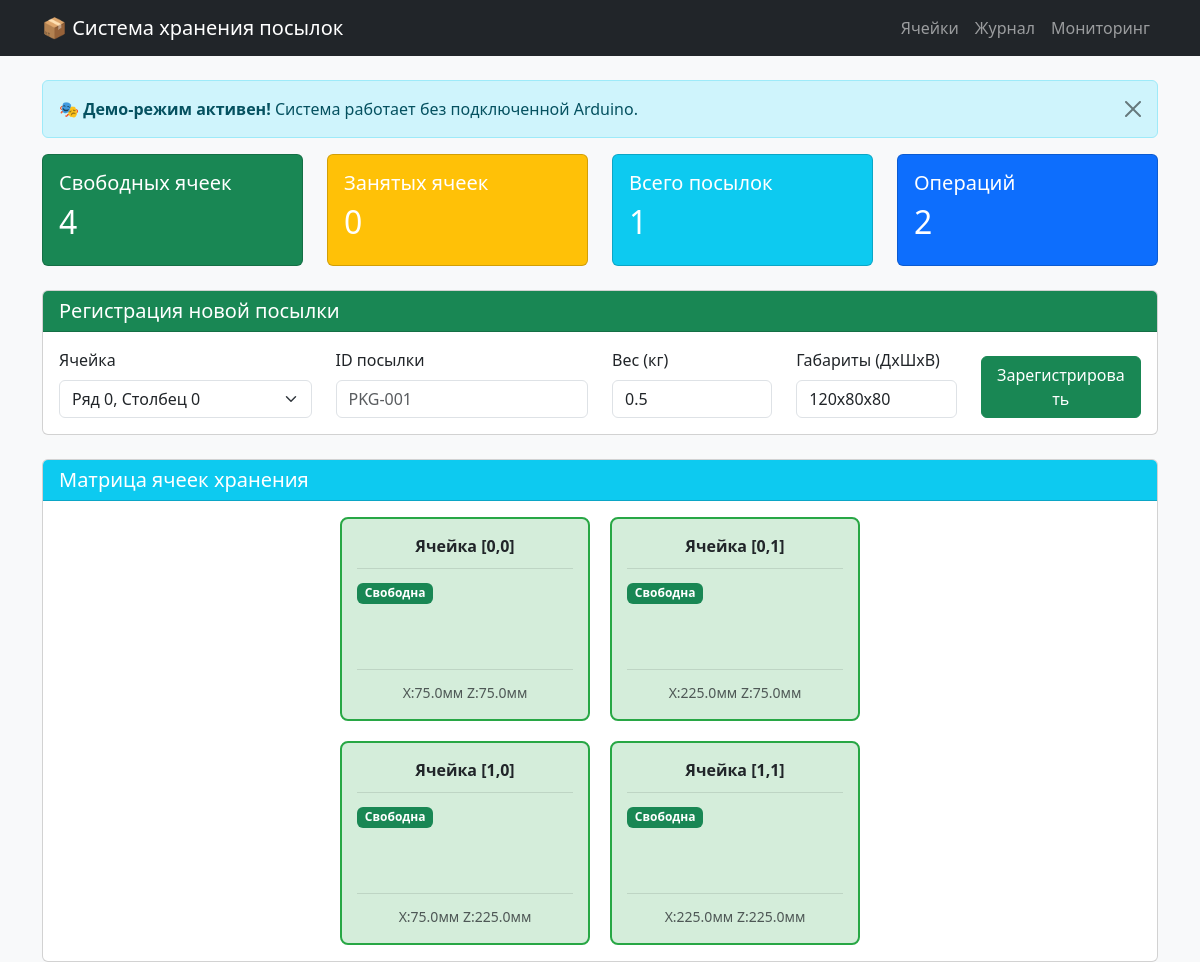
The page / on the database its author committed.
### tables this page shows
CREATE TABLE cells (
                id INTEGER PRIMARY KEY AUTOINCREMENT,
                row INTEGER NOT NULL,
                col INTEGER NOT NULL,
                x_coord REAL NOT NULL,
                z_coord REAL NOT NULL,
                status TEXT NOT NULL DEFAULT 'free',
                package_id TEXT,
                registered_at TIMESTAMP,
                UNIQUE(row, col)
            );

### app.py (the view)
@app.route('/')
def index():
    cells = db.get_all_cells()
    stats = db.get_system_stats()
    return render_template('index.html', cells=cells, stats=stats,
                          demo_mode=Config.DEMO_MODE)

### database.py (called while the page is built)
    def get_connection(self):
        conn = sqlite3.connect(self.db_path)
        conn.row_factory = sqlite3.Row
        return conn

    def get_all_cells(self) -> List[Dict]:
        conn = self.get_connection()
        cursor = conn.cursor()
        cursor.execute('SELECT * FROM cells ORDER BY row, col')
        cells = [dict(row) for row in cursor.fetchall()]
        conn.close()
        return cells

    def get_system_stats(self) -> Dict:
        conn = self.get_connection()
        cursor = conn.cursor()
        cursor.execute('SELECT COUNT(*) FROM cells WHERE status = "free"')
        free_cells = cursor.fetchone()[0]
        cursor.execute('SELECT COUNT(*) FROM cells WHERE status = "occupied"')
        occupied_cells = cursor.fetchone()[0]
        cursor.execute('SELECT COUNT(*) FROM packages')
        total_packages = cursor.fetchone()[0]
        cursor.execute('SELECT COUNT(*) FROM operations_log')
        total_operations = cursor.fetchone()[0]
        conn.close()
        return {
            'free_cells': free_cells,
            'occupied_cells': occupied_cells,
            'total_cells': free_cells + occupied_cells,
            'total_packages': total_packages,
            'total_operations': total_operations
        }

### templates/index.html (shortened to what this page needs)
{% extends "base.html" %}
{% block content %}
{% if demo_mode %}
<div class="alert alert-info alert-dismissible fade show">
    <strong>🎭 Демо-режим активен!</strong> Система работает без подключенной Arduino.
    <button type="button" class="btn-close" data-bs-dismiss="alert"></button>
</div>
{% endif %}
<div class="row mb-4">
    <div class="col-md-3">
        <div class="card text-white bg-success">
            <div class="card-body">
                <h5 class="card-title">Свободных ячеек</h5>
                <h2>{{ stats.free_cells }}</h2>
            </div>
        </div>
    </div>
    <div class="col-md-3">
        <div class="card text-white bg-warning">
            <div class="card-body">
                <h5 class="card-title">Занятых ячеек</h5>
                <h2>{{ stats.occupied_cells }}</h2>
            </div>
        </div>
    </div>
    <div class="col-md-3">
        <div class="card text-white bg-info">
            <div class="card-body">
                <h5 class="card-title">Всего посылок</h5>
                <h2>{{ stats.total_packages }}</h2>
            </div>
        </div>
    </div>
    <div class="col-md-3">
        <div class="card text-white bg-primary">
            <div class="card-body">
                <h5 class="card-title">Операций</h5>
                <h2>{{ stats.total_operations }}</h2>
            </div>
        </div>
    </div>
</div>
<div class="card mb-4">
    <div class="card-header bg-success text-white">
        <h5 class="mb-0">Регистрация новой посылки</h5>
    </div>
    <div class="card-body">
        <form id="register-form">
            <div class="row">
                <div class="col-md-3">
                    <label class="form-label">Ячейка</label>
                    <select class="form-select" name="cell_id" required>
                        {% for cell in cells %}
                        {% if cell.status == 'free' %}
                        <option value="{{ cell.id }}">Ряд {{ cell.row }}, Столбец {{ cell.col }}</option>
                        {% endif %}
                        {% endfor %}
                    </select>
                </div>
                <div class="col-md-3">
                    <label class="form-label">ID посылки</label>
                    <input type="text" class="form-control" name="package_id" placeholder="PKG-001" required>
                </div>
                <div class="col-md-2">
                    <label class="form-label">Вес (кг)</label>
                    <input type="number" class="form-control" name="weight" step="0.1" max="1.0" value="0.5" required>
                </div>
                <div class="col-md-2">
                    <label class="form-label">Габариты (ДxШxВ)</label>
                    <input type="text" class="form-control" name="dimensions" placeholder="120x80x80" value="120x80x80" required>
                </div>
                <div class="col-md-2 d-flex align-items-end">
                    <button type="submit" class="btn btn-success w-100">Зарегистрировать</button>
                </div>
            </div>
        </form>
    </div>
</div>
<div class="card">
    <div class="card-header bg-info text-white">
        <h5 class="mb-0">Матрица ячеек хранения</h5>
    </div>
    <div class="card-body">
        <div class="cells-grid">
            {% for row in range(2) %}
            <div class="cells-row">
                {% for col in range(2) %}
                    {% set cell = cells | selectattr('row', 'equalto', row) | selectattr('col', 'equalto', col) | first %}
                    <div class="cell-card {% if cell.status == 'free' %}cell-free{% else %}cell-occupied{% endif %}">
                        <div class="cell-header">
                            <strong>Ячейка [{{ row }},{{ col }}]</strong>
                        </div>
                        <div class="cell-body">
                            {% if cell.status == 'free' %}
                                <span class="badge bg-success">Свободна</span>
                            {% else %}
                                <span class="badge bg-warning">Занята</span>
                                <p class="mt-2 mb-1"><strong>Посылка:</strong> {{ cell.package_id }}</p>
                                <button class="btn btn-warning btn-sm w-100 mt-2 retrieve-btn" data-cell="{{ cell.id }}">
                                    📤 Выдать посылку
                                </button>
                            {% endif %}
                        </div>
                        <div class="cell-footer">
                            <small class="text-muted">X:{{ cell.x_coord }}мм Z:{{ cell.z_coord }}мм</small>
                        </div>
                    </div>
                {% endfor %}
            </div>
            {% endfor %}
        </div>
    </div>
</div>
{% endblock %}

### templates/base.html (shortened to what this page needs)
<!DOCTYPE html>
<html lang="ru">
<head>
    <link href="https://cdn.jsdelivr.net/npm/bootstrap@5.3.0/dist/css/bootstrap.min.css" rel="stylesheet">
    <link rel="stylesheet" href="{{ url_for('static', filename='style.css') }}">
</head>
<body class="bg-light">
    <nav class="navbar navbar-expand-lg navbar-dark bg-dark">
        <div class="container">
            <a class="navbar-brand" href="/">📦 Система хранения посылок</a>
            <div class="navbar-nav ms-auto">
                <a class="nav-link" href="/">Ячейки</a>
                <a class="nav-link" href="/log">Журнал</a>
                <a class="nav-link" href="/monitor">Мониторинг</a>
            </div>
        </div>
    </nav>
    <div class="container mt-4">
        {% block content %}{% endblock %}
    </div>
</body>
</html>

### static/style.css (style rules this page uses)
.cells-grid { display: flex; flex-direction: column; gap: 20px; }
.cells-row { display: flex; gap: 20px; justify-content: center; }
.cell-card { width: 250px; border: 2px solid #dee2e6; border-radius: 8px; padding: 15px; transition: all 0.3s ease; }
.cell-free { background-color: #d4edda; border-color: #28a745; }
.cell-header { text-align: center; margin-bottom: 10px; padding-bottom: 10px; border-bottom: 1px solid rgba(0,0,0,0.1); }
.cell-body { min-height: 80px; }
.cell-footer { margin-top: 10px; padding-top: 10px; border-top: 1px solid rgba(0,0,0,0.1); text-align: center; }

### rows shown on the page
cells: x_coord "75.0", z_coord "75.0"
cells: x_coord "225.0", z_coord "75.0"
cells: x_coord "75.0", z_coord "225.0"
cells: x_coord "225.0", z_coord "225.0"

### other values the page prints
{{ stats.free_cells }} "4"
{{ stats.occupied_cells }} "0"
{{ stats.total_packages }} "1"
{{ stats.total_operations }} "2"
{{ row }} "0" "0" "1" "1"
{{ col }} "0" "1" "0" "1"
